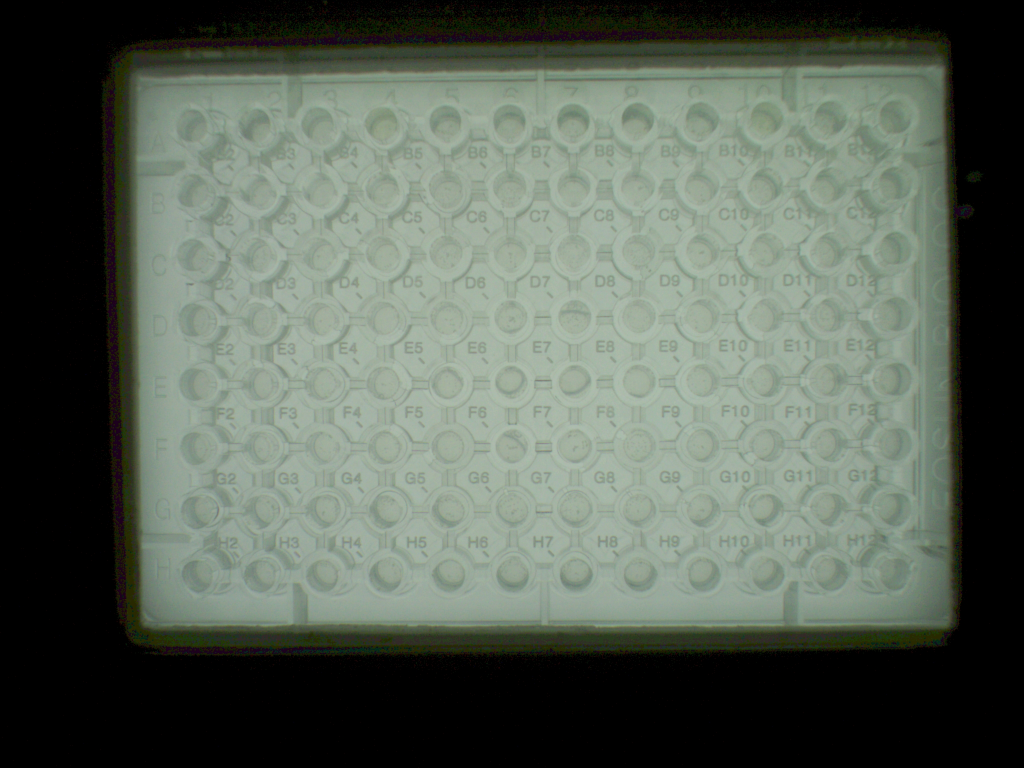
#> input picture example/img1.jpg, 2048 x 1536 px, found by its file name (shown at 1/2 size)
$ python prepareClassification.py
#> lines starting #> are read from the running program, lines starting #| are printed output that depends on the picture; after the words box and inside, x2 and y2 are one past the last pixel; in counts of white or black regions, pixels touching at a corner belong together
#> further down, image is the input picture: shape (1536, 2048, 3); mean B, G, R 86.6, 97.6, 88.1
import os
import cv2
import numpy as np

def extract_positive_patches(mask: np.ndarray,
                             original_image: np.ndarray,
                             patch_size: int = 224,
                             save_folder: str = None,
                             expand: int = 10):
    """
    根据分割掩码提取每个连通区域的外接矩形，并调整为指定大小
    Args:
        mask: np.ndarray, 分割结果二值图 (0/255 或 0/1)
        original_image: np.ndarray, 对应的原图 (H, W, 3)
        patch_size: int, 输出patch大小，默认224
        save_folder: str, 可选，保存裁切结果的文件夹
        expand: int, 外接矩形扩展像素，避免边界太紧

    Returns:
        rois: list of dict，每个ROI包含：
            {
                "id": int, 区域编号
                "patch": np.ndarray, 裁切patch (224x224x3)
                "bbox": (x, y, w, h), 外接矩形
                "centroid": (cx, cy), 区域中心
                "area": int, 区域面积
            }
    """
#> called with patch_size = 224, save_folder = 'patches_output', expand = 10
    # 保证mask是二值
    mask = (mask > 0).astype(np.uint8)
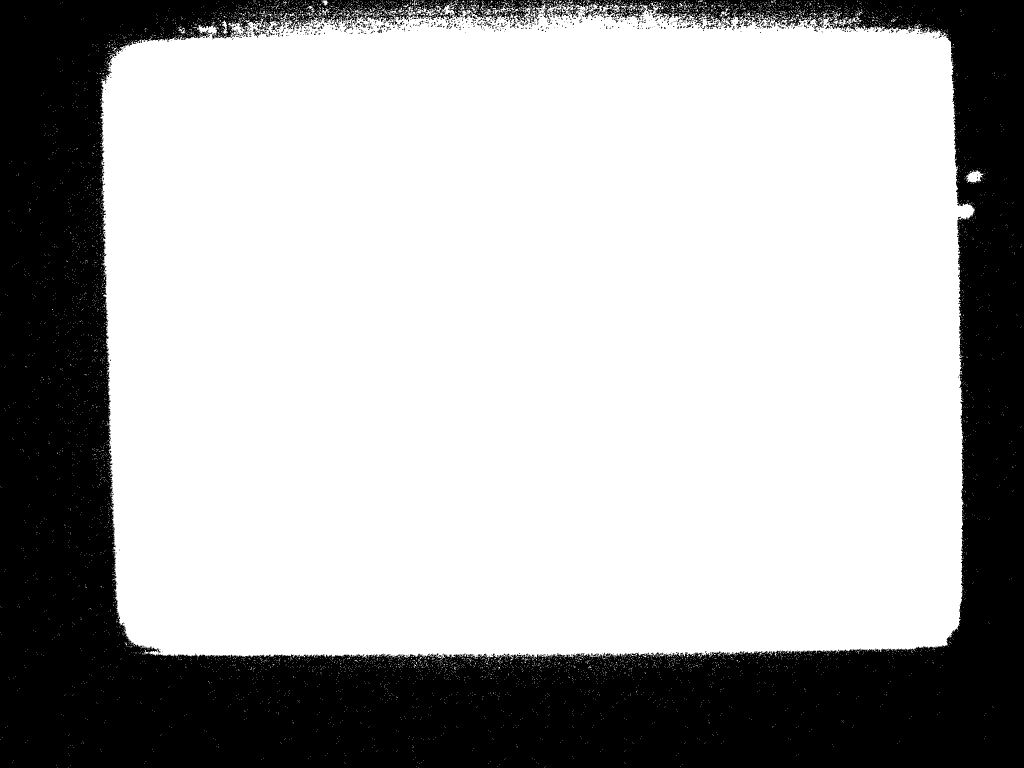
#> mask: shape (1536, 2048) (shown at 1/2 size); values 0 (black) and 1 (white), 68.5% white; 939 black regions (895 under 20 px), largest, box (x1, y1, x2, y2) and area: (0, 0, 2048, 1536) 983929, (1104, 13, 1137, 34) 239, (1181, 17, 1200, 35) 133

    num_labels, labels, stats, centroids = cv2.connectedComponentsWithStats(mask)
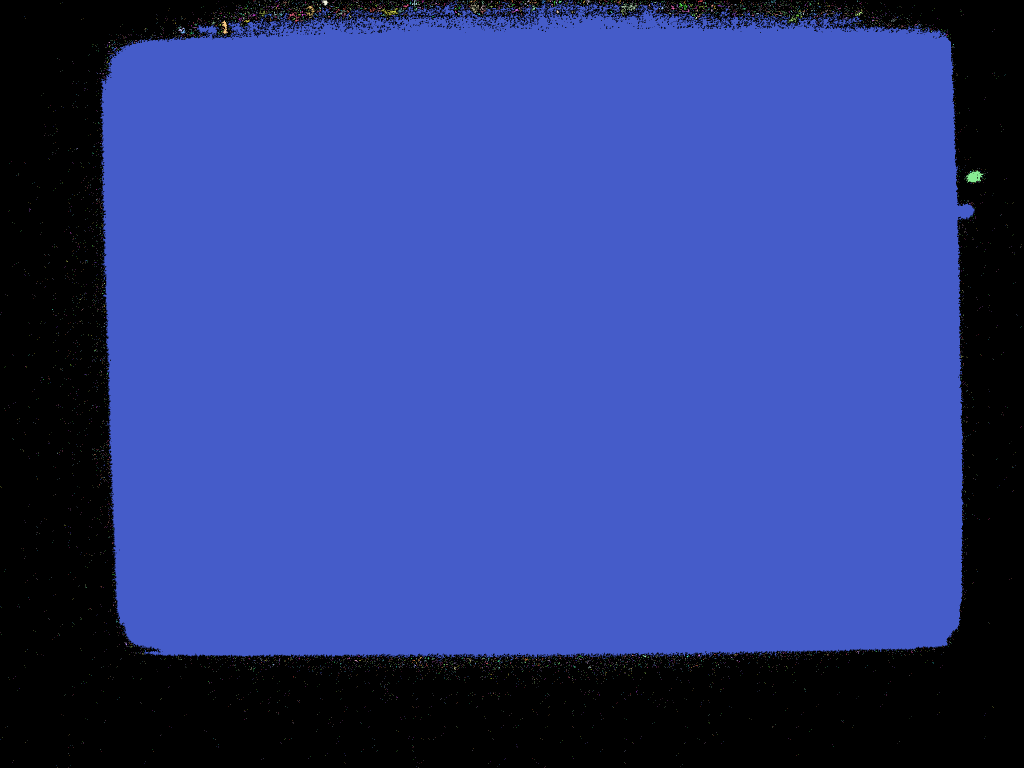
#> labels: shape (1536, 2048) int32 (shown at 1/2 size); 6305 distinct labels, from 0 to 6304; one colour per label, 0 black
#> num_labels = 6305; centroids = 6305 pairs, first value 0 to 2043, second value 0 to 1535

    rois = []
    H, W = original_image.shape[:2]
#> H = 1536; W = 2048

    for i in range(1, num_labels):  # 从1开始，跳过背景
        x, y, w, h, area = stats[i]
        cx, cy = centroids[i]

        if area <= 0:
            continue

        # 扩展边界，防止裁切太紧
        x1 = max(0, x - expand)
        y1 = max(0, y - expand)
        x2 = min(W, x + w + expand)
        y2 = min(H, y + h + expand)

        roi = original_image[y1:y2, x1:x2]

        # resize到目标大小
        roi_resized = cv2.resize(roi, (patch_size, patch_size), interpolation=cv2.INTER_LINEAR)

        roi_info = {
            "id": i,
            "patch": roi_resized,
            "bbox": (x, y, w, h),
            "centroid": (int(cx), int(cy)),
            "area": area
        }
        rois.append(roi_info)

        # 可选：保存到文件夹
        if save_folder:
            os.makedirs(save_folder, exist_ok=True)
            filename = os.path.join(save_folder, f"patch_{i}_{x}_{y}.png")
            cv2.imwrite(filename, roi_resized)
#> this loop made 6304 passes
#> (x, y, w, h, area, cx, cy, x1) on passes 19, 38, 51: (645, 1, 12, 10, 75, 650, 4.71, 635), (824, 1, 10, 12, 42, 829.1, 6.1, 814), (200, 0, 1750, 1321, 2143547, 1068.6, 674.8, 190)
#> pass 2, in extract_positive_patches, `roi_resized = cv2.resize(roi, (patch_size, patch_size), interpolation=..`:
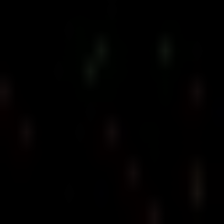
#> roi_resized: shape (224, 224, 3); mean of channels 0, 1, 2 0.6, 0.8, 1.3; drawn as B, G, R
#| 共提取 6304 个patches

    return rois


def preprocess_for_classification(mask, original_image, patch_size=224, save_folder=None):
    """
    这是对外接口，可直接在UI中调用
    Args:
        mask: np.ndarray, 分割掩码
        original_image: np.ndarray, 原图
        patch_size: int, 输出patch大小
        save_folder: str, 可选，保存patch路径
    Returns:
        rois: list[dict]，包含patch、坐标、中心等信息
    """
    return extract_positive_patches(mask, original_image, patch_size, save_folder)


# 预留接口：导出分类结果
def export_results(image_name: str, rois: list, predictions: list, save_path: str):
    """
    导出每张图片的详细监测信息（孔位置和分类结果）
    Args:
        image_name: str, 原图文件名
        rois: list[dict], preprocess_for_classification的输出
        predictions: list[int], 分类结果 (0/1)
        save_path: str, 导出txt/CSV路径
    """
#> called with image_name = 'img1.jpg', save_path = 'results_output'
    os.makedirs(save_path, exist_ok=True)
    out_file = os.path.join(save_path, f"{os.path.splitext(image_name)[0]}_results.txt")

    with open(out_file, "w", encoding="utf-8") as f:
        f.write("id,x,y,w,h,cx,cy,area,pred\n")
        for roi, pred in zip(rois, predictions):
            x, y, w, h = roi["bbox"]
            cx, cy = roi["centroid"]
            f.write(f"{roi['id']},{x},{y},{w},{h},{cx},{cy},{roi['area']},{pred}\n")
#> this loop made 6304 passes
#> pred on passes 1 to 3: 0, 1, 0

    print(f"结果已导出到: {out_file}")
#| 结果已导出到: results_output/img1_results.txt


# ----------------------
# 测试
# ----------------------
if __name__ == "__main__":
    mask_path = "empty/img1.jpg"   # 二值掩码
    image_path = "example/img1.jpg"  # 原图

    mask = cv2.imread(mask_path, cv2.IMREAD_GRAYSCALE)
    image = cv2.imread(image_path)

    rois = preprocess_for_classification(mask, image, 224, "patches_output")
    print(f"共提取 {len(rois)} 个patches")

    # 模拟预测结果（0阴性, 1阳性）
    preds = [1 if roi["id"] % 2 == 0 else 0 for roi in rois]

    # 导出测试
    export_results("img1.jpg", rois, preds, "results_output")
